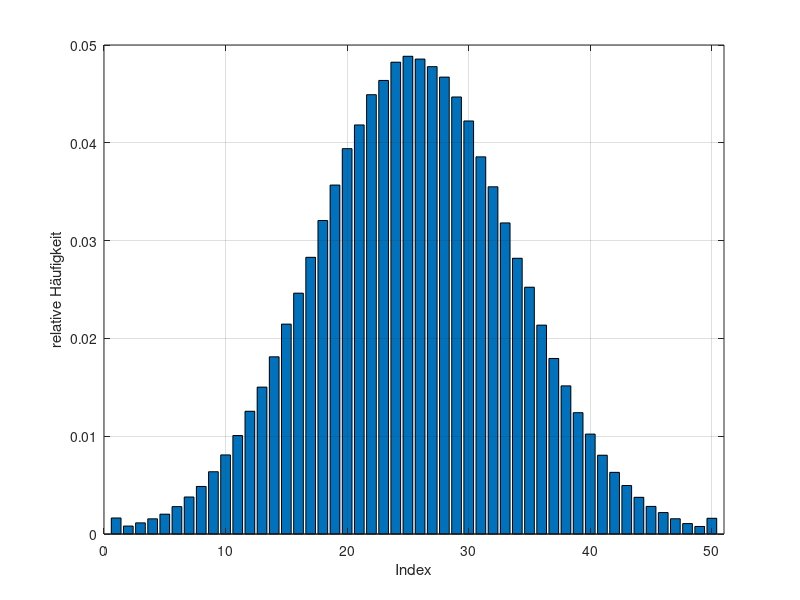

Recreate this plot in MATLAB.
% NTP - Stochastische Signale - Das Histogramm (A2)

%% Parameter

% Anzahl der Elemente
N = 1e6;
% Anzahl der Klassen
nbins = 50;


%% Berechnung

% Gaussverteilung
x = randn(1, N);
% Historgramm
h = hist(x, linspace(-3, 3, nbins));


%% Plot

figure('Name', sprintf('Histogramm (N=%d, nbins=%d)', N, nbins));

h = bar(h / N);

set(h, 'DisplayName', sprintf('N=%d', N))
xlim([0, nbins + 1])
xlabel('Index'); ylabel('relative Häufigkeit'); grid on;
